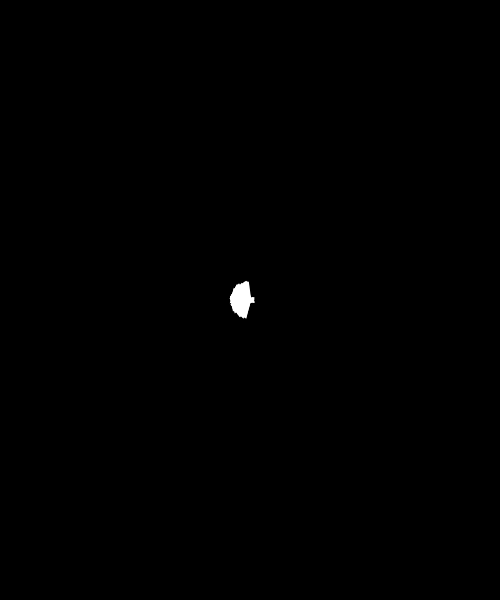
Frame 1 (no input)
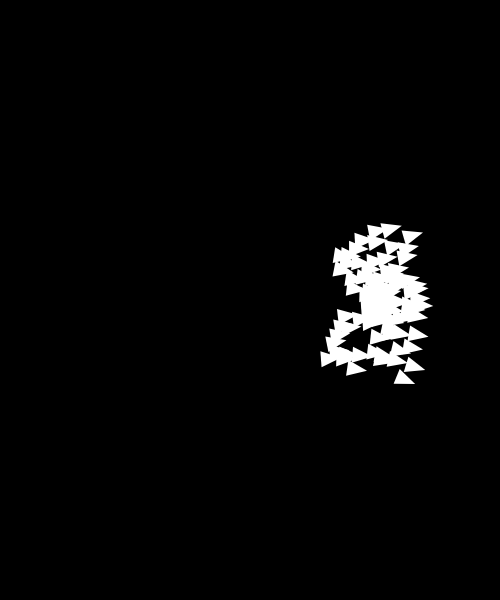
Frame 60 (no input)
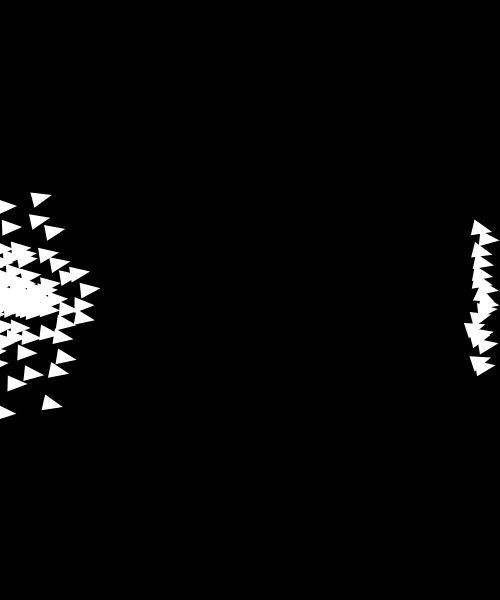
Frame 120 (the mouse pressed at the canvas centre since frame 60)

The p5.js sketch that drew these frames (run headless with seeded random() and noise() and a simulated clock; from frame 60 on, the mouse is pressed at the canvas centre):

// p5.js sketch
// ── sketch.js
var boids = [];

function setup() {
  createCanvas(500, 600);

  for (var i = 0; i < 100; i++) {
    boids.push(new Boid(width / 2, height / 2));
  }
}

function draw() {
  background(0);

  for (var i = 0; i < boids.length; i++) {
    var b = boids[i];
    
    //var target = createVector(mouseX, mouseY);
    //b.seek(target);
    
    b.separate(boids);
    b.cohesion(boids);
    b.align(boids);
    
    b.update();
    b.checkEdges();
    b.display();
  }
}
// ── Boid.js
"use strict";

class Boid {
  constructor(x, y) {
    this.pos = createVector(x, y);
    this.vel = createVector(random(5, 1), random(-3, 3));
    this.acc = createVector();

    this.maxSpeed = 3; // max speed;
    this.maxSteerForce = 0.05; // max steering force

    this.separateDistance = 50;
    this.neighborDistance = 60
  }
  update() {
    this.vel.add(this.acc);
    //this.vel.limit(this.maxSpeed); //***
    this.pos.add(this.vel);
    this.acc.mult(0);
    this.angle = this.vel.heading();
  }
  applyForce(force) {
    this.acc.add(force);
  }
  align(others) {
    var velocity = createVector();
    var count = 0;
    for (var i = 0; i < others.length; i++) {
      var other = others[i];
      var distance = this.pos.dist(other.pos);
      if (distance > 0 && distance < this.neighborDistance) {
        velocity.add(other.vel);
        count++;
      }
    }
    if (count > 0) {
      velocity.div(count);
      velocity.setMag(this.maxSpeed);
      // steering force
      var steer = p5.Vector.sub(velocity, this.vel);
      steer.limit(this.maxSteerForce);
      this.applyForce(steer);
    }
  }
  cohesion(others) {
    var position = createVector();
    var count = 0;
    for (var i = 0; i < others.length; i++) {
      var other = others[i];
      var distance = this.pos.dist(other.pos);
      if (distance > 0 && distance < this.neighborDistance) {
        position.add(other.pos);
        count++
      }
    }
    if (count > 0) {
      position.div(count);
      this.seek(position);
    }
  }
  separate(others) {
    var vector = createVector();
    var count = 0;
    for (var i = 0; i < others.length; i++) {
      var other = others[i];
      var distance = this.pos.dist(other.pos);

      if (distance > 0 && distance < this.separateDistance) {
        var diff = p5.Vector.sub(this.pos, other.pos);
        diff.normalize();
        diff.div(distance);
        vector.add(diff);
        count++;
      }
    }
    if (count > 0) {
      vector.div(count);
    }
    if (vector.mag() > 0) {
      //desired
      vector.setMag(this.maxSpeed);
      // steer
      vector.sub(this.vel);
      vector.limit(this.maxSteerForce);
    }
    this.applyForce(vector);
  }
  seek(target) {
    var desired = p5.Vector.sub(target, this.pos);
    desired.setMag(this.maxSpeed);
    var steer = p5.Vector.sub(desired, this.vel);
    steer.limit(this.maxSteerForce);
    this.applyForce(steer);
  }
  checkEdges() {
    // x
    if (this.pos.x < 0) {
      this.pos.x = width;
    } else if (this.pos.x > width) {
      this.pos.x = 0;
    }
    // y
    if (this.pos.y < 0) {
      this.pos.y = height;
    } else if (this.pos.y > height) {
      this.pos.y = 0;
    }
  }
  display() {
    push();

    translate(this.pos.x, this.pos.y);
    rotate(this.angle);
    noStroke();
    fill(255);
    triangle(0, 0, -20, 8, -20, -8);

    pop();
  }
}
